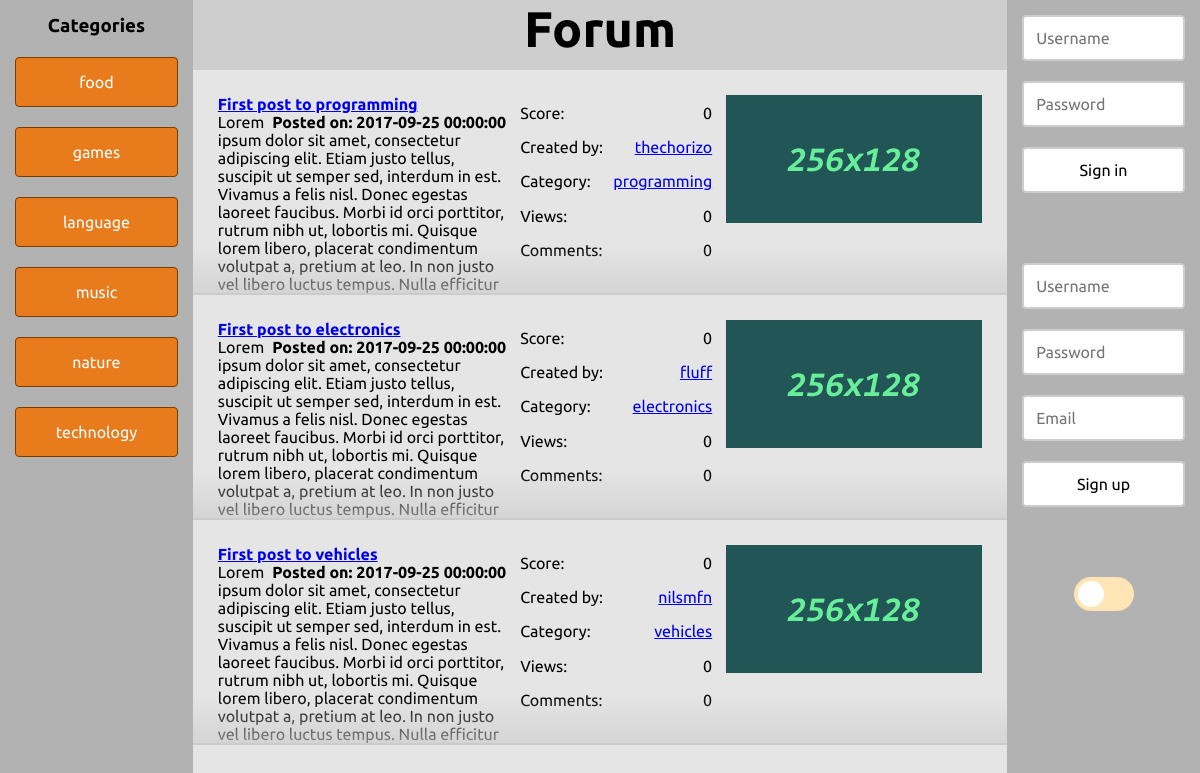
The page /?view=category&id=2 on the database its author committed.
### tables this page shows
CREATE TABLE category (
	category_id INT(8) NOT NULL AUTO_INCREMENT,
	category_name VARCHAR(255) NOT NULL,
	UNIQUE INDEX category_name_unique_key (category_name),
	PRIMARY KEY (category_id)
);

CREATE TABLE post (
	post_id INT(8) NOT NULL AUTO_INCREMENT,
    post_subject VARCHAR(255) NOT NULL,
	post_content TEXT NOT NULL,
	post_date DATETIME NOT NULL,
	post_category INT(8) NOT NULL,
	post_creator INT(8) NOT NULL,
	post_score INT(8) NOT NULL DEFAULT 0,
	PRIMARY KEY (post_id)
);

CREATE TABLE user (
	user_id INT(8) NOT NULL AUTO_INCREMENT,
	user_name VARCHAR(30) NOT NULL,
    user_password VARCHAR(255) NOT NULL,
	user_email VARCHAR(255) NOT NULL,
	user_date	DATE NOT NULL,
	user_score INT(8) NOT NULL DEFAULT 0,
	UNIQUE INDEX user_name_unique_key (user_name),
	PRIMARY KEY (user_id)
);

CREATE TABLE subcategory (
	subcategory_id INT(8) NOT NULL AUTO_INCREMENT,
	subcategory_parent INT(8) NOT NULL,
	subcategory_name VARCHAR(255) NOT NULL,
	UNIQUE INDEX subcategory_name_unique_key (subcategory_name),
	PRIMARY KEY (subcategory_id)
);

### htdocs/model/categorymodel.php (called while the page is built)
<?php
class CategoryModel {
  function __construct($db) {
    $this->db = $db;
  }
  public function listCategories() {
    $sql = "SELECT category_id AS id, category_name AS name FROM category";
    return $this->db->select($sql);
  }
  public function listSubcategories($category) {
    $sql = "SELECT subcategory_id AS id, subcategory_name AS name FROM subcategory WHERE subcategory_parent = $category";
    return $this->db->select($sql);
  }
  public function listAll() {
    $res = array();
    $cats = $this->listCategories();
    for($i = 0; $i < count($cats); $i++) {
      $res[$i] = array($cats[$i], $this->listSubcategories($cats[$i]->id));
    }
    return $res;
  }
}
?>

### htdocs/model/db.php (called while the page is built, shortened)
<?php
class DB {
  protected static $conn;
  public function connect() {
    if(!isset(self::$conn)) {
      self::$conn = new mysqli(DB_HOST, DB_USER, DB_PASS, DB_NAME);
    }
    return self::$conn;
  }
  public function query($query) {
    $conn = $this->connect();
    $res = $conn->query($query);
    return $res;
  }
  public function select($query) {
    $res = $this->query($query);
    $rows = array();
    if($res->num_rows > 0) {
      while($row = $res->fetch_object()) {
        $rows[] = $row;
      }
    }
    return $rows;
  }
}
?>

### htdocs/controller/postcontroller.php (called while the page is built, shortened)
<?php
class PostController {
  private $model;
  function __construct($model) {
    $this->model = $model;
  }
  public function getPostList() {
    if(isset($_GET["view"])) {
      if($_GET["view"] == "category") return $this->model->listFromCat($_GET["id"]);
      else if($_GET["view"] == "subcategory") return $this->model->listFromSubCat($_GET["id"]);
    }
    else return $this->model->listAll();
  }
}
?>

### htdocs/model/postmodel.php (called while the page is built, shortened)
<?php
class PostModel {
  private $db;
  function __construct($db) {
    $this->db = $db;
  }
  public function listFromCat($cat) {
    $sql =
      "SELECT
        p.post_id AS id,
        p.post_subject AS subject,
        p.post_content AS content,
        p.post_date AS date,
        p.post_category AS category,
        p.post_creator AS creator,
        p.post_score AS score,
        sc.subcategory_name AS category_name,
        u.user_name AS creator_name,
        (SELECT COUNT(*) FROM postview WHERE post = p.post_id) AS views,
        (SELECT COUNT(*) FROM comment WHERE comment_post = p.post_id) AS num_comments,
        (SELECT img_url FROM postimg WHERE img_post = p.post_id LIMIT 1) AS img
      FROM
        post AS p INNER JOIN subcategory AS sc ON p.post_category = sc.subcategory_id INNER JOIN user AS u ON p.post_creator = u.user_id
      WHERE sc.subcategory_parent = $cat";
    return $this->db->select($sql);
  }
}
?>

### htdocs/view/categorylist.php (the view, shortened to what this page needs)
<?php
require_once "model/categorymodel.php";
$catmdl = new CategoryModel($db);
$catlist = $catmdl->listAll();
?>
<ul id="category-list">
  <?php
  foreach($catlist as $c) :
  ?>
    <li>
      <a href="/?view=category&id=<?= $c[0]->id ?>" class="button orange"><?= $c[0]->name ?></a>
    </li>
  <?php
  endforeach;
  ?>
</ul>

### htdocs/view/postlist.php
<?php
require_once "model/postmodel.php";
require_once "controller/postcontroller.php";
require_once "libs/parsedown.php";
if(!isset($postmdl)) $postmdl = new PostModel($db);
if(!isset($postctrl)) $postctrl = new PostController($postmdl);
$parsedown = new Parsedown();
$plist = $postctrl->getPostList($postmdl);
?>
<ul id="category-list">
  <?php
  foreach($plist as $p) :
    $p->content = $parsedown->text($p->content);
  ?>
    <div class="post">
      <div class="post-content">
        <span class="post-header"><a href="/?view=post&id=<?= $p->id ?>"><?= $p->subject ?></a></span>
        <span class="post-date">Posted on: <time><?= $p->date ?></time></span>
        <p class="post-preview"><?= $p->content ?></p>
      </div>
      <table class="post-data">
        <tr class='post-score'>
          <td>Score:</td>
          <td><?= $p->score ?></td>
        </tr>
        <tr class='post_creator'>
          <td>Created by:</td>
          <td><a href="/?view=user&id=<?= $p->creator ?>"><?= $p->creator_name ?></a></td>
        </tr>
        <tr class='post-category'>
          <td>Category:</td>
          <td><a href="/?view=subcategory&id=<?= $p->category ?>"><?= $p->category_name ?></a></td>
        </tr>
        <tr class='post-views'>
          <td>Views:</td>
          <td><?= $p->views ?></td>
        </tr>
        <tr class='post-comments'>
          <td>Comments:</td>
          <td><?= $p->num_comments ?></td>
        </tr>
      </table>
      <img class="post-thumbnail" src="<?= !empty($p->img) ? $p->img : "/img/post-img-def.png" ?>" alt="post-thumbnail" />
    </div>
  <?php
  endforeach;
  ?>
</ul>

### htdocs/libs/parsedown.php (shortened to what this page needs)
<?php
class Parsedown
{
    protected $breaksEnabled;
    protected function unmarkedText($text)
    {
        if ($this->breaksEnabled)
        {
            $text = preg_replace('/[ ]*\n/', "<br />\n", $text);
        }
        else
        {
            $text = preg_replace('/(?:[ ][ ]+|[ ]*\\\\)\n/', "<br />\n", $text);
            $text = str_replace(" \n", "\n", $text);
        }
        return $text;
    }
}

### htdocs/css/main.css (style rules this page uses)
* { margin: 0; padding: 0; font-family: "Ubuntu", sans-serif; }
html { background-color: #fff; color: #000; transition-duration: 0.4s; }
body { overflow: hidden; }

### htdocs/css/forum.css (style rules this page uses)
#category-list, #category-list ul { list-style-type: none; }
#left .button { width: 100%; margin: 20px 0 0 0; }
.post { display: flex; box-sizing: border-box; padding: 25px; border-bottom: 2px solid #ccc; max-height: 225px; overflow: hidden; position: relative; }
.post:before { content: ''; width: 100%; height: 100%; position: absolute; left: 0; top: 25px; background: linear-gradient(transparent 150px, #ccc); pointer-events: none; }
.post-content { flex: 1; text-align: left; }
.post-header { font-weight: bolder; }
.post-date { float: right; font-weight: bold; }
.post-data { text-align: left; margin-left: 10px; margin-right: 10px; width: 200px; }
.post-data td { padding: 2px; }
.post-data tr td:last-child { text-align: right; }
.post-thumbnail { background-color: #000; width: 256px; height: 128px; float: right; text-align: center; }

### htdocs/css/misc.css (style rules this page uses)
.button { background-color: #f1f1f1; border: 1px solid #f2f2f2; color: #000; border-radius: 4px; padding: 15px 32px; text-align: center; text-decoration: none; display: inline-block; font-size: 16px; cursor: pointer; transition-duration: 0.4s; box-sizing: border-box; }
.orange { background-color: #e87b1b; border: 1px solid #7a3e00; color: #fff; }

### rows shown on the page
category: category_name "food"
category: category_name "games"
category: category_name "language"
category: category_name "music"
category: category_name "nature"
category: category_name "technology"
post: post_subject "First post to programming", post_date "2017-09-25 00:00:00", post_score "0", post_creator.user_name "thechorizo", post_category.subcategory_name "programming", views "0", num_comments "0"
post: post_subject "First post to electronics", post_date "2017-09-25 00:00:00", post_score "0", post_creator.user_name "fluff", post_category.subcategory_name "electronics", views "0", num_comments "0"
post: post_subject "First post to vehicles", post_date "2017-09-25 00:00:00", post_score "0", post_creator.user_name "nilsmfn", post_category.subcategory_name "vehicles", views "0", num_comments "0"
